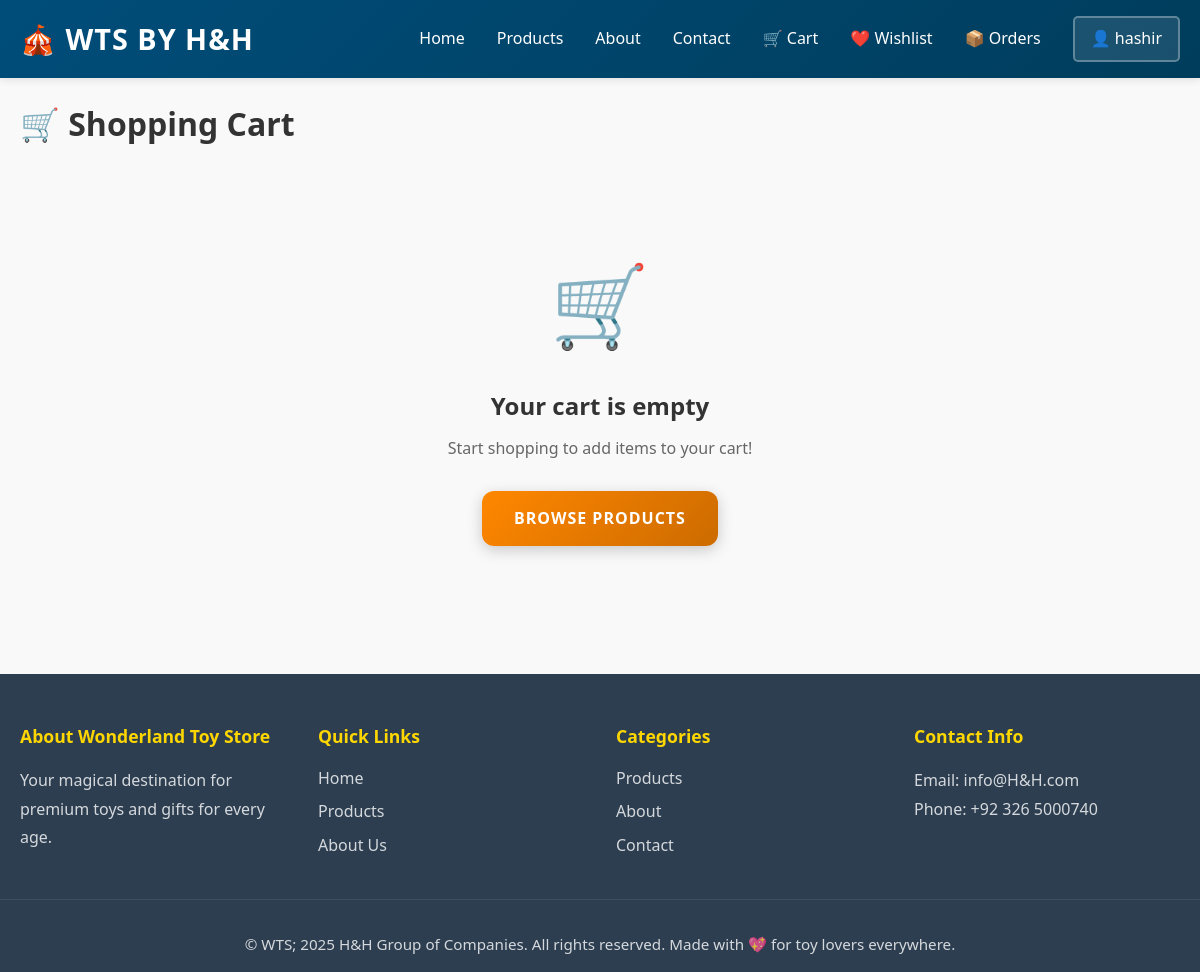
Before: /cart (signed in) with the older database file.
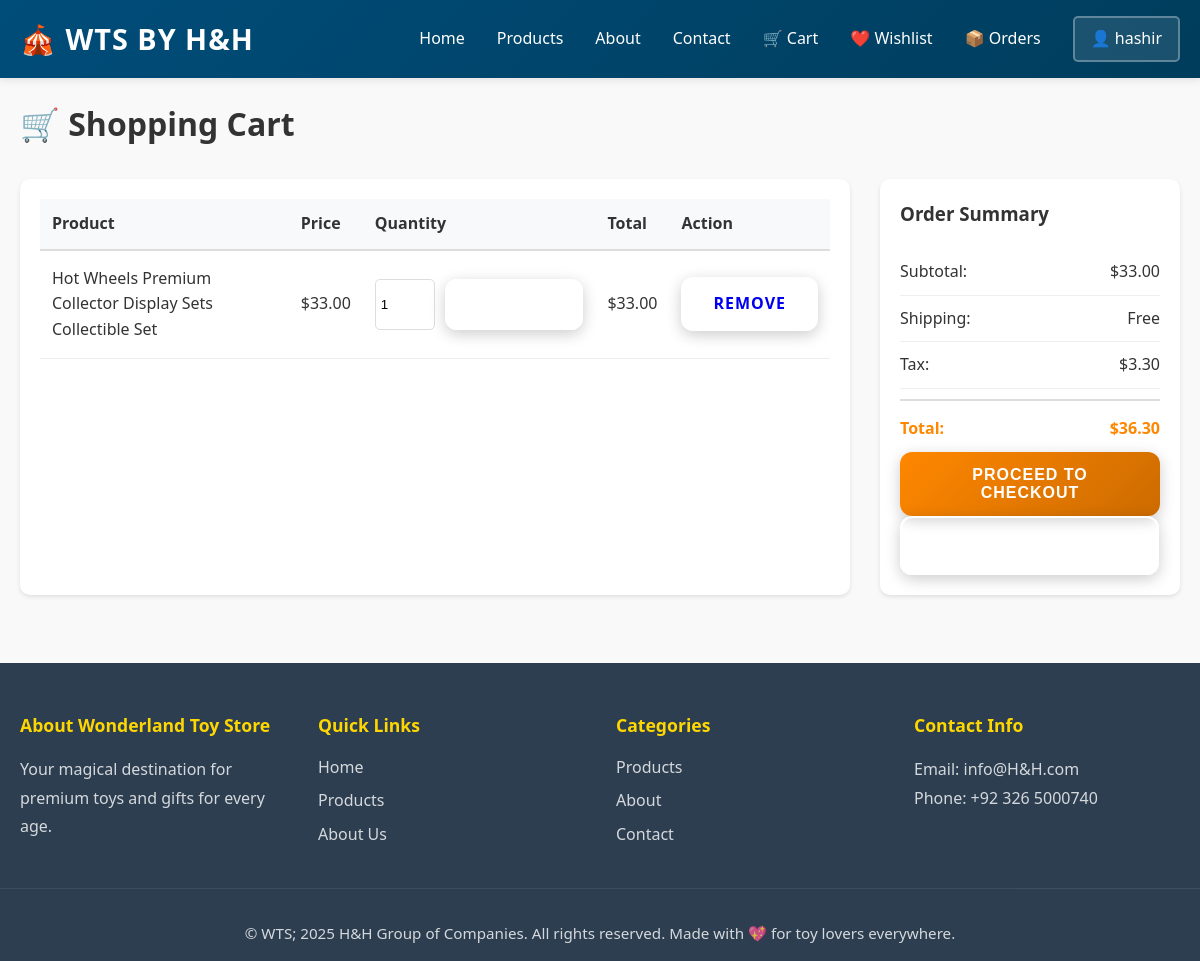
After: the same page with the newer database file.
### app/models.py (models this page shows, shortened)
class User(UserMixin, db.Model):
    __tablename__ = 'users'
    id = db.Column(db.Integer, primary_key=True)
    username = db.Column(db.String(80), unique=True, nullable=False)
    email = db.Column(db.String(120), unique=True, nullable=False)
    password_hash = db.Column(db.String(200), nullable=False)
    reset_token = db.Column(db.String(100), unique=True, nullable=True)
    reset_token_expires = db.Column(db.DateTime, nullable=True)
    is_admin = db.Column(db.Boolean, default=False)
    created_at = db.Column(db.DateTime, default=datetime.utcnow)
    cart = db.relationship('Cart', backref='user', lazy=True, uselist=False)
    orders = db.relationship('Order', backref='user', lazy=True)
    wishlist_items = db.relationship('Wishlist', backref='user', lazy=True, cascade='all, delete-orphan')

class CartItem(db.Model):
    __tablename__ = 'cart_items'
    id = db.Column(db.Integer, primary_key=True)
    cart_id = db.Column(db.Integer, db.ForeignKey('carts.id'), nullable=False)
    product_id = db.Column(db.Integer, db.ForeignKey('products.id'), nullable=False)
    quantity = db.Column(db.Integer, default=1, nullable=False)
    added_at = db.Column(db.DateTime, default=datetime.utcnow)

class Product(db.Model):
    __tablename__ = 'products'
    id = db.Column(db.Integer, primary_key=True)
    name = db.Column(db.String(120), nullable=False)
    price = db.Column(db.Float, nullable=False)
    description = db.Column(db.Text)
    stock = db.Column(db.Integer, default=0)
    category_id = db.Column(db.Integer, db.ForeignKey('categories.id'), nullable=True)
    image_filename = db.Column(db.String(255), nullable=True)
    is_featured = db.Column(db.Boolean, default=False)
    created_at = db.Column(db.DateTime, default=datetime.utcnow)
    updated_at = db.Column(db.DateTime, default=datetime.utcnow, onupdate=datetime.utcnow)
    orders = db.relationship('Order', backref='product', lazy=True)
    cart_items = db.relationship('CartItem', backref='product', lazy=True)
    wishlist_items = db.relationship('Wishlist', backref='product', lazy=True, cascade='all, delete-orphan')

### app/routes.py (the view)
@main_bp.route('/cart')
def view_cart():
    if not current_user.is_authenticated:
        flash('Please login to view your cart', 'warning')
        return redirect(url_for('main.login', next=url_for('main.view_cart')))
    cart = current_user.cart or Cart(user_id=current_user.id)
    return render_template('cart.html', title='Shopping Cart', cart=cart)

### app/models.py (called while the page is built)
    def get_total(self):
        return sum(item.product.price * item.quantity for item in self.items)

### app/templates/cart.html (shortened to what this page needs)
{% extends "base.html" %}
{% block content %}
<div class="container">
    <h1>🛒 Shopping Cart</h1>
    {% if cart and cart.items %}
        <div class="cart-wrapper">
            <div class="cart-items">
                <table class="cart-table">
                    <thead>
                        <tr>
                            <th>Product</th>
                            <th>Price</th>
                            <th>Quantity</th>
                            <th>Total</th>
                            <th>Action</th>
                        </tr>
                    </thead>
                    <tbody>
                        {% for item in cart.items %}
                            <tr>
                                <td>{{ item.product.name }}</td>
                                <td>${{ "%.2f"|format(item.product.price) }}</td>
                                <td>
                                    <form method="POST" action="{{ url_for('main.update_cart_item', item_id=item.id) }}" class="quantity-form">
                                        <input type="number" name="quantity" value="{{ item.quantity }}" min="1" max="100">
                                        <button type="submit" class="btn btn-sm btn-secondary">Update</button>
                                    </form>
                                </td>
                                <td>${{ "%.2f"|format(item.product.price * item.quantity) }}</td>
                                <td>
                                    <a href="{{ url_for('main.remove_from_cart', item_id=item.id) }}" class="btn btn-sm btn-danger" onclick="return confirm('Remove item?')">Remove</a>
                                </td>
                            </tr>
                        {% endfor %}
                    </tbody>
                </table>
            </div>
            <div class="cart-summary">
                <div class="summary-card">
                    <h3>Order Summary</h3>
                    <div class="summary-row">
                        <span>Subtotal:</span>
                        <span>${{ "%.2f"|format(cart.get_total()) }}</span>
                    </div>
                    <div class="summary-row">
                        <span>Shipping:</span>
                        <span>Free</span>
                    </div>
                    <div class="summary-row">
                        <span>Tax:</span>
                        <span>${{ "%.2f"|format(cart.get_total() * 0.1) }}</span>
                    </div>
                    <div class="summary-row total">
                        <span>Total:</span>
                        <span>${{ "%.2f"|format(cart.get_total() * 1.1) }}</span>
                    </div>
                    <form method="POST" action="{{ url_for('main.checkout') }}">
                        <button type="submit" class="btn btn-primary btn-block">Proceed to Checkout</button>
                    </form>
                    <a href="{{ url_for('main.products') }}" class="btn btn-secondary btn-block">Continue Shopping</a>
                </div>
            </div>
        </div>
    {% else %}
        <div class="empty-cart">
            <div class="empty-cart-icon">🛒</div>
            <h2>Your cart is empty</h2>
            <p>Start shopping to add items to your cart!</p>
            <a href="{{ url_for('main.products') }}" class="btn btn-primary">Browse Products</a>
        </div>
    {% endif %}
</div>
{% endblock %}

### app/templates/base.html (shortened to what this page needs)
<!DOCTYPE html>
<html lang="en">
<head>
    <link rel="stylesheet" href="{{ url_for('static', filename='css/style.css') }}">
</head>
<body>
    <nav class="navbar">
        <div class="nav-container">
            <a href="{{ url_for('main.index') }}" class="logo">🎪 WTS by H&H</a>
            <ul class="nav-menu">
                {% if current_user.is_authenticated and current_user.is_admin %}
                    <li><a href="{{ url_for('main.admin_dashboard') }}" class="admin-nav">🎛️ Dashboard</a></li>
                    <li class="user-menu" id="userMenuToggle">
                        <span class="user-trigger">👤 Admin: {{ current_user.username }}</span>
                        <div class="user-dropdown" id="userDropdown">
                            <a href="{{ url_for('main.logout') }}">🚪 Logout</a>
                        </div>
                    </li>
                {% else %}
                    <li><a href="{{ url_for('main.index') }}">Home</a></li>
                    <li><a href="{{ url_for('main.products') }}">Products</a></li>
                    <li><a href="{{ url_for('main.about') }}">About</a></li>
                    <li><a href="{{ url_for('main.contact') }}">Contact</a></li>
                    {% if current_user.is_authenticated %}
                        <li><a href="{{ url_for('main.view_cart') }}">🛒 Cart</a></li>
                        <li><a href="{{ url_for('main.view_wishlist') }}">❤️ Wishlist</a></li>
                        <li><a href="{{ url_for('main.orders') }}">📦 Orders</a></li>
                        <li class="user-menu" id="userMenuToggle">
                            <span class="user-trigger">👤 {{ current_user.username }}</span>
                        </li>
                    {% else %}
                        <li><a href="{{ url_for('main.login') }}" class="btn-login">Login</a></li>
                        <li><a href="{{ url_for('main.register') }}" class="btn-register">Register</a></li>
                    {% endif %}
                {% endif %}
            </ul>
        </div>
    </nav>
    <main>
        {% block content %}{% endblock %}
    </main>
    <footer>
        <div class="footer-content">
            <div class="footer-section">
                <h4>About Wonderland Toy Store</h4>
                <p>Your magical destination for premium toys and gifts for every age.</p>
            </div>
            <div class="footer-section">
                <h4>Quick Links</h4>
                <ul>
                    <li><a href="{{ url_for('main.index') }}">Home</a></li>
                    <li><a href="{{ url_for('main.products') }}">Products</a></li>
                    <li><a href="{{ url_for('main.about') }}">About Us</a></li>
                </ul>
            </div>
            <div class="footer-section">
                <h4>Categories</h4>
                <ul>
                    <li><a href="{{ url_for('main.products') }}">Products</a></li>
                    <li><a href="{{ url_for('main.about') }}">About</a></li>
                    <li><a href="{{ url_for('main.contact') }}">Contact</a></li>
                </ul>
            </div>
            <div class="footer-section">
                <h4>Contact Info</h4>
                <p>Email: info@H&H.com</p>
                <p>Phone: +92 326 5000740</p>
            </div>
        </div>
        <div class="footer-bottom">
            <p>&copy; WTS; 2025 H&H Group of Companies. All rights reserved. Made with 💖 for toy lovers everywhere.</p>
        </div>
    </footer>
</body>
</html>

### app/static/css/style.css (style rules this page uses)
:root { --primary-color: #FF8700; --secondary-color: #CC6B00; --accent-color: #ffd700; --dark-color: #2c3e50; --light-color: #ecf0f1; --text-color: #333; --success-color: #27ae60; --border-radius: 12px; --transition: all 0.3s cubic-bezier(0.4, 0, 0.2, 1); }
* { margin: 0; padding: 0; box-sizing: border-box; }
html { scroll-behavior: smooth; }
body { font-family: 'Segoe UI', Tahoma, Geneva, Verdana, sans-serif; line-height: 1.6; color: var(--text-color); background-color: #f9f9f9; }
.container { max-width: 1200px; margin: 0 auto; padding: 0 20px; }
.navbar { background: linear-gradient(135deg, var(--primary-color) 0%, var(--secondary-color) 100%); color: white; padding: 1rem 0; position: sticky; top: 0; z-index: 1000; box-shadow: 0 4px 15px rgba(0, 0, 0, 0.1); }
.nav-container { max-width: 1200px; margin: 0 auto; padding: 0 20px; display: flex; justify-content: space-between; align-items: center; }
.logo { font-size: 1.8rem; font-weight: bold; letter-spacing: 1px; text-transform: uppercase; animation: pulse 2s ease-in-out infinite; }
.nav-menu { list-style: none; display: flex; gap: 2rem; }
.nav-menu a { color: white; text-decoration: none; font-weight: 500; transition: var(--transition); position: relative; }
.nav-menu a::after { content: ''; position: absolute; bottom: -5px; left: 0; width: 0; height: 3px; background-color: var(--accent-color); transition: width 0.3s ease; }
.btn { display: inline-block; padding: 0.9rem 2rem; border: none; border-radius: var(--border-radius); font-size: 1rem; font-weight: 600; text-decoration: none; cursor: pointer; transition: var(--transition); text-transform: uppercase; letter-spacing: 1px; box-shadow: 0 4px 15px rgba(0, 0, 0, 0.2); }
.btn-primary { background: linear-gradient(135deg, var(--primary-color) 0%, var(--secondary-color) 100%); color: white; }
.btn-secondary { background: transparent; color: white; border: 2px solid white; }
footer { background-color: var(--dark-color); color: white; padding: 3rem 0 1rem; margin-top: 3rem; }
.footer-content { max-width: 1200px; margin: 0 auto; padding: 0 20px; display: grid; grid-template-columns: repeat(auto-fit, minmax(250px, 1fr)); gap: 2rem; margin-bottom: 2rem; }
.footer-section h4 { font-size: 1.1rem; margin-bottom: 1rem; color: var(--accent-color); }
.footer-section p { opacity: 0.8; line-height: 1.8; }
.footer-section ul { list-style: none; }
.footer-section ul li { margin-bottom: 0.5rem; }
.footer-section a { color: white; text-decoration: none; opacity: 0.8; transition: opacity 0.3s; }
.footer-bottom { text-align: center; padding-top: 2rem; border-top: 1px solid rgba(255, 255, 255, 0.1); opacity: 0.8; font-size: 0.95rem; max-width: 1200px; margin: 0 auto; padding-left: 20px; padding-right: 20px; }
.logo { text-decoration: none; color: white; }
main { max-width: 100%; margin: 0; padding: 0; }

### app/templates/cart.html (style rules this page uses)
.container { max-width: 1200px; margin: 0 auto; padding: 20px; }
.container h1 { margin-bottom: 30px; color: #333; }
.cart-wrapper { display: grid; grid-template-columns: 1fr 300px; gap: 30px; margin-top: 30px; }
.cart-items { background: white; border-radius: 10px; padding: 20px; box-shadow: 0 2px 4px rgba(0, 0, 0, 0.1); }
.cart-table { width: 100%; border-collapse: collapse; }
.cart-table th { background-color: #f8f9fa; padding: 12px; text-align: left; font-weight: 600; border-bottom: 2px solid #ddd; }
.cart-table td { padding: 15px 12px; border-bottom: 1px solid #eee; }
.quantity-form { display: flex; gap: 10px; }
.quantity-form input { width: 60px; padding: 5px; border: 1px solid #ddd; border-radius: 5px; }
.cart-summary { position: sticky; top: 20px; }
.summary-card { background: white; border-radius: 10px; padding: 20px; box-shadow: 0 2px 4px rgba(0, 0, 0, 0.1); }
.summary-card h3 { margin-top: 0; margin-bottom: 20px; color: #333; }
.summary-row { display: flex; justify-content: space-between; padding: 10px 0; border-bottom: 1px solid #eee; }
.summary-row.total { border-bottom: none; border-top: 2px solid #ddd; margin-top: 10px; padding-top: 15px; font-weight: 600; font-size: 16px; color: #FF8700; }

Changed rows visible on the page:
added CartItem: product.name "Hot Wheels Premium Collector Display Sets Collectible Set", quantity "1"
now on this page (row unchanged): Product: product.price "33.00", item.product.price*item.quantity "33.00", get_total "33.00", cart.get_total()*0.1 "3.30", cart.get_total()*1.1 "36.30"
Other visible differences:
text no longer shown: "🛒 Your cart is empty Start shopping to add items to your cart! BROWSE PRODUCTS"
text now shown: "Product Price Quantity Total Action Order Summary Subtotal: $ Shipping: Free Tax: $ Total: $ PROCEED TO CHECKOUT"
